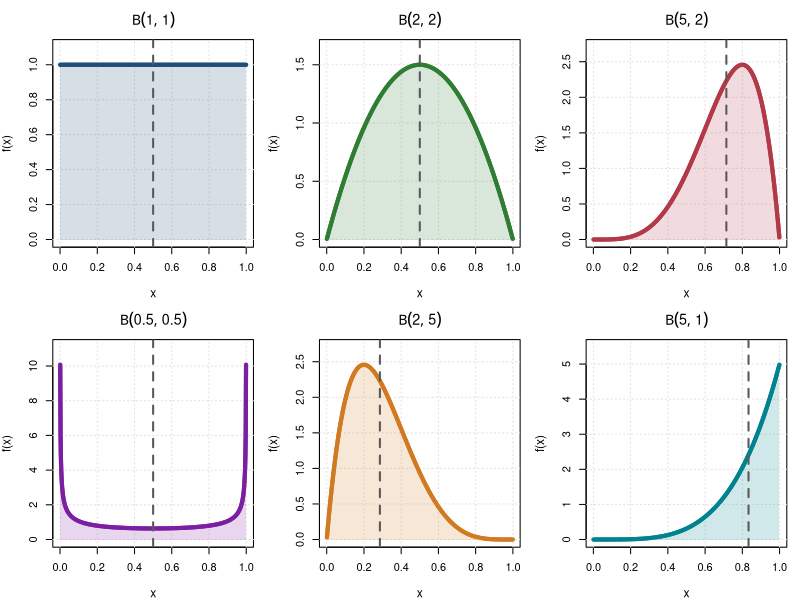

Write the R code that produced this figure.
## ---- chunk 1
#| echo: false
#| fig-width: 16
#| fig-height: 7
#| warning: false

par(
  mfrow = c(2,3),
  mar = c(4,4,3,1),
  bg = "white",
  family = "sans"
)

# Parámetros Beta
params <- list(
  c(1,1),
  c(2,2),
  c(5,2),
  c(0.5,0.5),
  c(2,5),
  c(5,1)
)

# Títulos
titles <- c(
  expression(Beta(1,1)),
  expression(Beta(2,2)),
  expression(Beta(5,2)),
  expression(Beta(0.5,0.5)),
  expression(Beta(2,5)),
  expression(Beta(5,1))
)

# Colores
cols <- c(
  "#1f4e79",
  "#2e7d32",
  "#b23a48",
  "#7b1fa2",
  "#d17a22",
  "#00838f"
)

# Valores de x
x <- seq(0.001, 0.999, length = 600)

# Crear gráficos
for(i in seq_along(params)) {

  a <- params[[i]][1]
  b <- params[[i]][2]

  y <- dbeta(x, a, b)

  plot(
    x, y,
    type = "l",
    lwd = 4,
    col = cols[i],
    main = titles[i],
    xlab = "x",
    ylab = "f(x)",
    cex.main = 1.3,
    cex.lab = 1.1,
    cex.axis = 1,
    ylim = c(0, max(y)*1.10)
  )

  grid(col = "gray88")

  # Área sombreada
  polygon(
    c(x, rev(x)),
    c(y, rep(0, length(y))),
    col = adjustcolor(cols[i], alpha.f = 0.18),
    border = NA
  )

  # Curva nuevamente encima
  lines(x, y, lwd = 4, col = cols[i])

  # Línea vertical en la media
  abline(v = a/(a+b), lty = 2, lwd = 2, col = "gray35")

}
